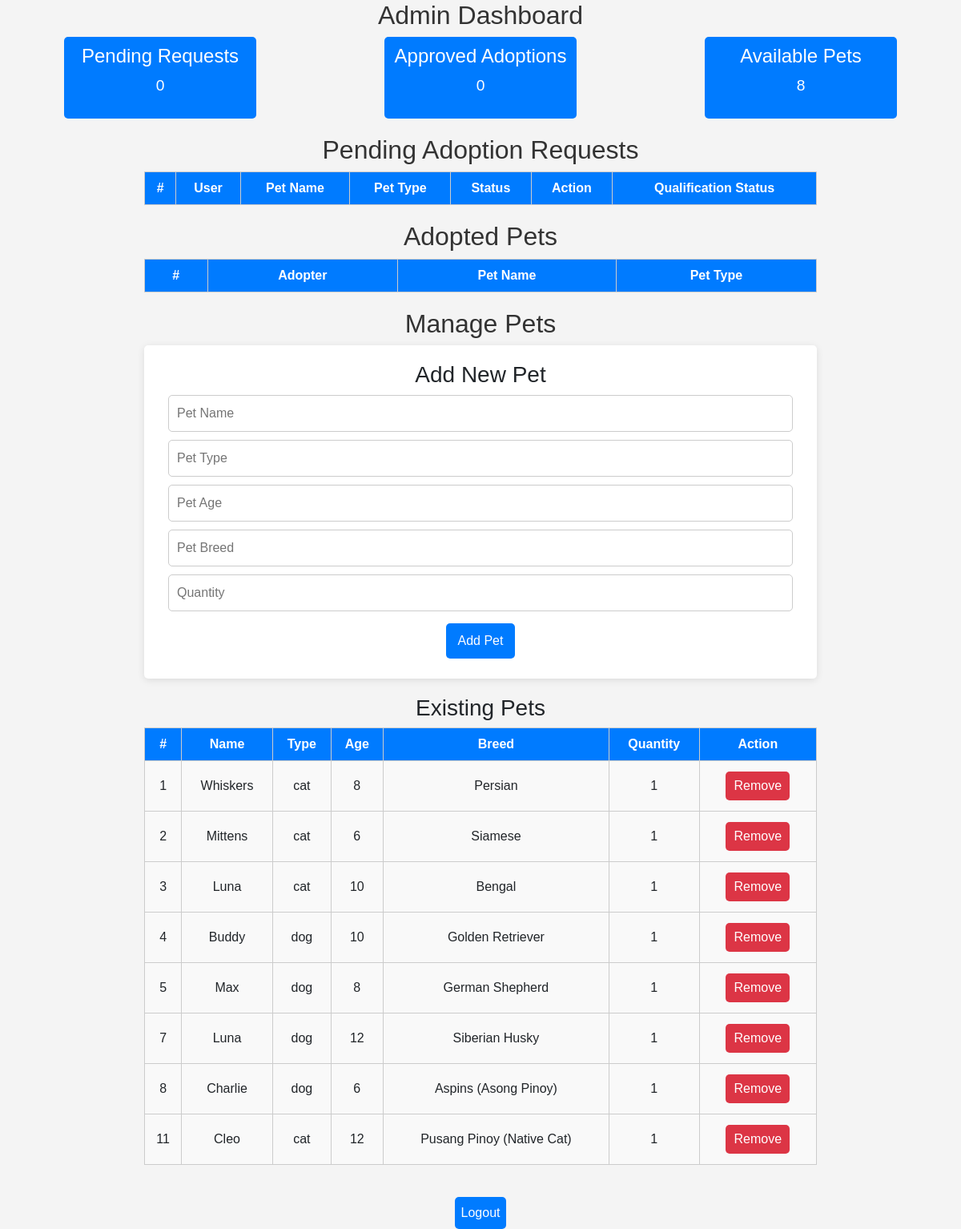
The page /admin_dashboard.php (signed in) on the database its author committed.
### tables this page shows
CREATE TABLE `pets` (
  `pet_id` int(11) NOT NULL,
  `name` varchar(255) DEFAULT NULL,
  `type` varchar(50) DEFAULT NULL,
  `image` varchar(255) DEFAULT NULL,
  `quantity` int(11) DEFAULT 1,
  `status` varchar(20) DEFAULT 'available',
  `age` int(11) DEFAULT NULL,
  `breed` varchar(255) DEFAULT NULL
);

### admin_dashboard.php (the view, shortened to what this page needs)
<?php
include 'db.php';
$total_pending = $conn->query("SELECT COUNT(*) AS count FROM adoption_requests WHERE status = 'pending'")->fetch_assoc()['count'];
$total_approved = $conn->query("SELECT COUNT(*) AS count FROM adoption_requests WHERE status = 'approved'")->fetch_assoc()['count'];
$total_available_pets = $conn->query("SELECT COUNT(*) AS count FROM pets WHERE status = 'available'")->fetch_assoc()['count'];
$pets = $conn->query("SELECT pet_id, name, type, age, breed, quantity FROM pets");
?>
<!DOCTYPE html>
<html lang="en">
<head>
    <link href="https://cdn.jsdelivr.net/npm/bootstrap@5.3.2/dist/css/bootstrap.min.css" rel="stylesheet">
</head>
<body>
    <h2>Admin Dashboard</h2>
    <div class="stats">
        <div class="stat-box">
            <h4>Pending Requests</h4>
            <p><?php echo $total_pending; ?></p>
        </div>
        <div class="stat-box">
            <h4>Approved Adoptions</h4>
            <p><?php echo $total_approved; ?></p>
        </div>
        <div class="stat-box">
            <h4>Available Pets</h4>
            <p><?php echo $total_available_pets; ?></p>
        </div>
    </div>
    <h2>Pending Adoption Requests</h2>
    <table>
        <tr>
            <th>#</th>
            <th>User</th>
            <th>Pet Name</th>
            <th>Pet Type</th>
            <th>Status</th>
            <th>Action</th>
            <th>Qualification Status</th>
        </tr>
    </table>
    <h2>Adopted Pets</h2>
    <table>
        <tr>
            <th>#</th>
            <th>Adopter</th>
            <th>Pet Name</th>
            <th>Pet Type</th>
        </tr>
    </table>
    <h2>Manage Pets</h2>
    <div class="manage-pets-form">
        <h3>Add New Pet</h3>
        <form method="POST">
            <input type="text" name="pet_name" placeholder="Pet Name" required>
            <input type="text" name="pet_type" placeholder="Pet Type" required>
            <input type="text" name="pet_age" placeholder="Pet Age" required>
            <input type="text" name="pet_breed" placeholder="Pet Breed" required>
            <input type="number" name="pet_quantity" placeholder="Quantity" required>
            <button type="submit" name="add_pet">Add Pet</button>
        </form>
    </div>
    <h3>Existing Pets</h3>
    <table>
        <tr>
            <th>#</th>
            <th>Name</th>
            <th>Type</th>
            <th>Age</th>
            <th>Breed</th>
            <th>Quantity</th>
            <th>Action</th>
        </tr>
        <?php while ($row = $pets->fetch_assoc()) { ?>
        <tr>
            <td><?php echo $row['pet_id']; ?></td>
            <td><?php echo $row['name']; ?></td>
            <td><?php echo $row['type']; ?></td>
            <td><?php echo $row['age']; ?></td>
            <td><?php echo $row['breed']; ?></td>
            <td><?php echo $row['quantity']; ?></td>
            <td>
                <form method="POST">
                    <button type="submit" name="remove_pet">Remove</button>
                </form>
            </td>
        </tr>
        <?php } ?>
    </table>
    <a href="logout.php">Logout</a>
</body>
</html>

### admin_dashboard.php (style rules this page uses)
body { font-family: Arial, sans-serif; background-color: #f4f4f4; text-align: center; }
h2 { color: #333; }
.stats { display: flex; justify-content: space-around; margin-bottom: 20px; }
.stat-box { background: #007BFF; color: white; padding: 10px; border-radius: 5px; width: 20%; min-width: 120px; font-size: 1.2rem; }
table { width: 70%; margin: auto; border-collapse: collapse; background: #fff; margin-bottom: 20px; }
table, th, td { border: 1px solid #ccc; padding: 8px; }
th { background: #007BFF; color: white; }
td { background: #f9f9f9; }
button { padding: 6px 10px; margin: 5px; border: none; color: white; cursor: pointer; border-radius: 5px; transition: background 0.3s; }
button[name='remove_pet'] { background: #dc3545; }
a { display: inline-block; padding: 8px; background: #007BFF; color: white; text-decoration: none; margin-top: 20px; border-radius: 5px; }
.manage-pets-form { width: 70%; margin: auto; background: #fff; padding: 20px; border-radius: 5px; box-shadow: 0 2px 10px rgba(0, 0, 0, 0.1); margin-bottom: 20px; }
.manage-pets-form input { margin-bottom: 10px; width: calc(100% - 20px); padding: 10px; border: 1px solid #ccc; border-radius: 5px; }
.manage-pets-form button { background: #007BFF; border: none; padding: 10px 15px; border-radius: 5px; color: white; cursor: pointer; transition: background 0.3s; }

### rows shown on the page
pets: pet_id "1", name "Whiskers", type "cat", age "8", breed "Persian", quantity "1"
pets: pet_id "2", name "Mittens", type "cat", age "6", breed "Siamese", quantity "1"
pets: pet_id "3", name "Luna", type "cat", age "10", breed "Bengal", quantity "1"
pets: pet_id "4", name "Buddy", type "dog", age "10", breed "Golden Retriever", quantity "1"
pets: pet_id "5", name "Max", type "dog", age "8", breed "German Shepherd", quantity "1"
pets: pet_id "7", name "Luna", type "dog", age "12", breed "Siberian Husky", quantity "1"
pets: pet_id "8", name "Charlie", type "dog", age "6", breed "Aspins (Asong Pinoy)", quantity "1"
pets: pet_id "11", name "Cleo", type "cat", age "12", breed "Pusang Pinoy (Native Cat)", quantity "1"

### other values the page prints
$total_pending "0"
$total_approved "0"
$total_available_pets "8"
